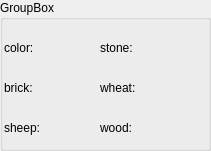
   <widget class="QGroupBox" name="groupBox_3">
    <property name="geometry">
     <rect>
      <x>1140</x>
      <y>400</y>
      <width>211</width>
      <height>151</height>
     </rect>
    </property>
    <property name="title">
     <string>GroupBox</string>
    </property>
    <widget class="QLabel" name="color3">
     <property name="geometry">
      <rect>
       <x>4</x>
       <y>40</y>
       <width>51</width>
       <height>16</height>
      </rect>
     </property>
     <property name="text">
      <string>color:</string>
     </property>
    </widget>
    <widget class="QLabel" name="brick3">
     <property name="geometry">
      <rect>
       <x>4</x>
       <y>80</y>
       <width>51</width>
       <height>16</height>
      </rect>
     </property>
     <property name="text">
      <string>brick:</string>
     </property>
    </widget>
    <widget class="QLabel" name="sheep3">
     <property name="geometry">
      <rect>
       <x>4</x>
       <y>120</y>
       <width>51</width>
       <height>16</height>
      </rect>
     </property>
     <property name="text">
      <string>sheep:</string>
     </property>
    </widget>
    <widget class="QLabel" name="stone3">
     <property name="geometry">
      <rect>
       <x>100</x>
       <y>40</y>
       <width>55</width>
       <height>16</height>
      </rect>
     </property>
     <property name="text">
      <string>stone:</string>
     </property>
    </widget>
    <widget class="QLabel" name="wheat3">
     <property name="geometry">
      <rect>
       <x>100</x>
       <y>80</y>
       <width>41</width>
       <height>16</height>
      </rect>
     </property>
     <property name="text">
      <string>wheat:</string>
     </property>
    </widget>
    <widget class="QLabel" name="wood3">
     <property name="geometry">
      <rect>
       <x>100</x>
       <y>120</y>
       <width>55</width>
       <height>16</height>
      </rect>
     </property>
     <property name="text">
      <string>wood:</string>
     </property>
    </widget>
    <widget class="QLabel" name="color_3">
     <property name="geometry">
      <rect>
       <x>40</x>
       <y>40</y>
       <width>41</width>
       <height>16</height>
      </rect>
     </property>
     <property name="text">
      <string/>
     </property>
    </widget>
    <widget class="QLabel" name="brick_3">
     <property name="geometry">
      <rect>
       <x>40</x>
       <y>80</y>
       <width>41</width>
       <height>16</height>
      </rect>
     </property>
     <property name="text">
      <string/>
     </property>
    </widget>
    <widget class="QLabel" name="sheep_3">
     <property name="geometry">
      <rect>
       <x>50</x>
       <y>120</y>
       <width>31</width>
       <height>16</height>
      </rect>
     </property>
     <property name="text">
      <string/>
     </property>
    </widget>
    <widget class="QLabel" name="stone_3">
     <property name="geometry">
      <rect>
       <x>140</x>
       <y>40</y>
       <width>51</width>
       <height>16</height>
      </rect>
     </property>
     <property name="text">
      <string/>
     </property>
    </widget>
    <widget class="QLabel" name="wheat_3">
     <property name="geometry">
      <rect>
       <x>140</x>
       <y>80</y>
       <width>51</width>
       <height>16</height>
      </rect>
     </property>
     <property name="text">
      <string/>
     </property>
    </widget>
    <widget class="QLabel" name="wood_3">
     <property name="geometry">
      <rect>
       <x>150</x>
       <y>120</y>
       <width>55</width>
       <height>16</height>
      </rect>
     </property>
     <property name="text">
      <string/>
     </property>
    </widget>
   </widget>
